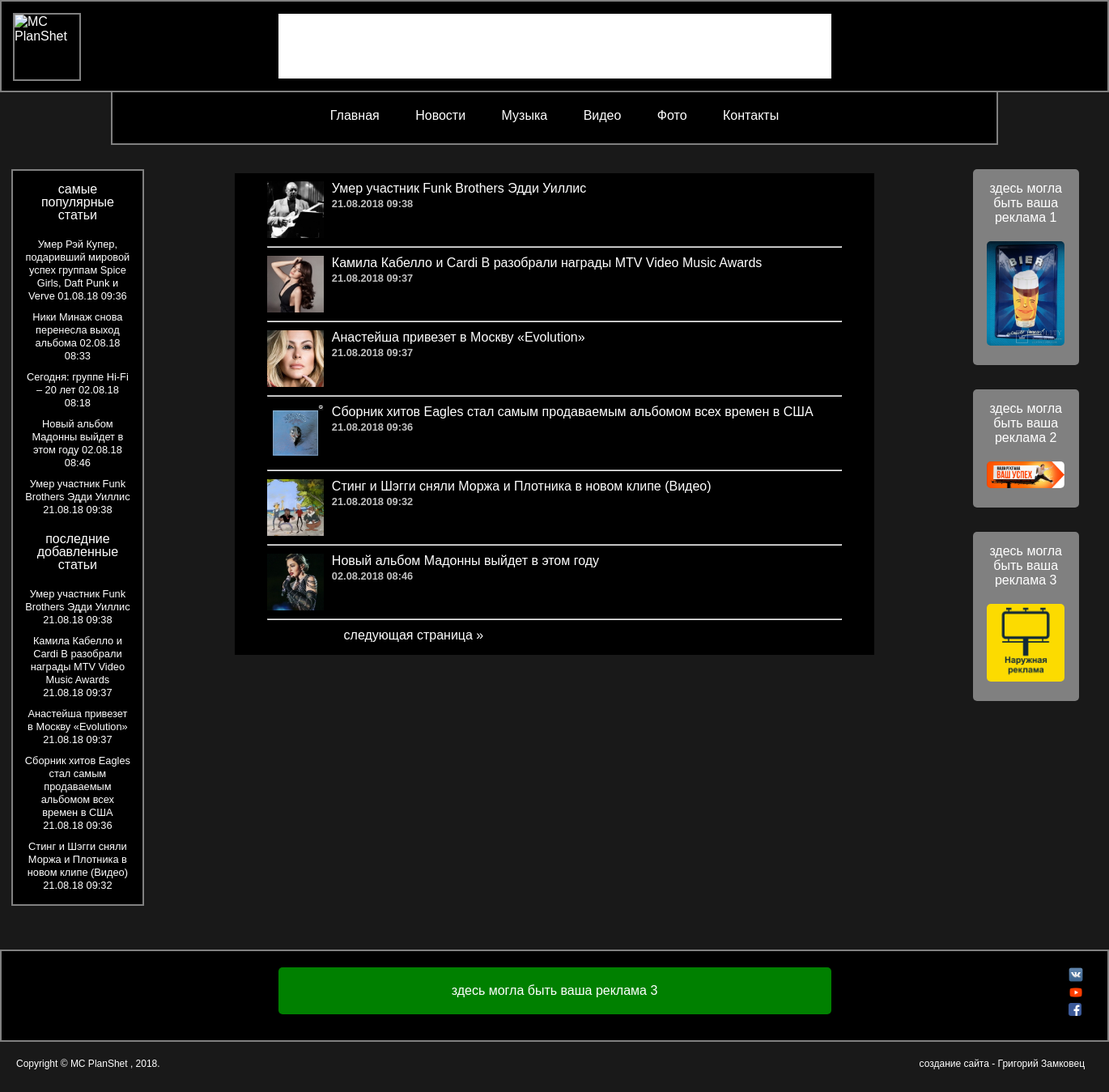
Page /news.php on the committed database.
### tables this page shows
CREATE TABLE IF NOT EXISTS `music_news` (
  `id` int(11) unsigned NOT NULL AUTO_INCREMENT,
  `title` varchar(255) NOT NULL,
  `text` text NOT NULL,
  `date` int(11) unsigned NOT NULL,
  `video_src` text NOT NULL,
  `views` int(11) NOT NULL DEFAULT '0',
  PRIMARY KEY (`id`)
);

### news.php (the view, shortened to what this page needs)
<!DOCTYPE html>
<html>
<head>
  <?php
      require_once "blocks/head.php";
  ?>
</head>
<body>
  <div class="container">
    <?php require_once "blocks/header.php" ?>
    <div class="wrapper">
      <?php require_once "blocks/newsblock.php" ?>
      <div id="center-panel">
        <div id="news-content">
          <?php
              $per_page = 6;
              $page = 1;
              $query = $db->query("SELECT COUNT(`id`) AS `total_count` FROM `music_news`");
              $total_count = $query->fetch();
              $total_count = $total_count['total_count'];
              $total_pages = ceil($total_count/$per_page);
              $offset = $per_page * $page - $per_page;
              $query = $db->query("SELECT * FROM `music_news` ORDER BY `date` DESC LIMIT $offset, $per_page");
              $musicNews = $query->fetchAll();
          ?>
          <?php if ($error_base): ?>
              <div class="error-base"><?=$error_base?></div>
          <?php else: ?>
                <?php foreach ($musicNews as $one): ?>
                  <a href="article.php?id=<?=$one['id']?>&amp;page=<?=$page?>">
                    <div class="news">
                      <img src="images/images_news/<?=$one['id']?>.jpg" alt="картинка <?=$one['id']?>" />
                      <p><?=$one['title']?></p>
                      <span><?=date("d.m.Y H:i", $one['date'])?></span>
                      <hr />
                    </div>
                  </a>
                <?php endforeach; ?>
          <?php endif; ?>
          <?php
              if ($total_pages > 1) {
                echo '<div class="paginator">';
                if ($page < $total_pages) {
                  echo '<a href="/news.php?page='.($page + 1).'">следующая страница &raquo; </a>';
                }
                echo '</div>';
              }
          ?>
        </div>
      </div>
      <?php include_once "blocks/advertizing.php" ?>
      <div class="clear"></div>
    </div>
    <?php require_once "blocks/footer.php" ?>
  </div>
</body>
</html>

### blocks/newsblock.php (shortened to what this page needs)
<div class="aside1">
    <?php
        $error_base = false;
        $db = new PDO ('mysql:host=localhost;dbname=mcplanshet_base', 'root', '');
        $db->exec("SET NAMES UTF8");
        $query = $db->query("SELECT * FROM `music_news` ORDER BY `views` DESC LIMIT 0, 5");
        $popular_news = $query->fetchAll();
        $query = $db->query("SELECT * FROM `music_news` ORDER BY `date` DESC LIMIT 0, 5");
        $last_news = $query->fetchAll();
    ?>
    <?php if ($error_base): ?>
        <div class="error-base"><?=$error_base?></div>
    <?php else: ?>
        <ul class="news-date">
            <p>самые популярные статьи</p>
        <?php foreach ($popular_news as $one): ?>
            <li><a href="article.php?id=<?=$one['id']?>&page=1"><?=$one['title']?></a> <?=date("d.m.y H:i", $one['date'])?></li>
        <?php endforeach; ?>
        </ul>
        <ul class="news-date">
            <p>последние добавленные статьи</p>
            <?php foreach ($last_news as $one): ?>
                <li><a href="article.php?id=<?=$one['id']?>&page=1"><?=$one['title']?></a> <?=date("d.m.y H:i", $one['date'])?></li>
        <?php endforeach; ?>
        </ul>
    <?php endif; ?>
</div>

### style/style1.css (style rules this page uses)
* { margin: 0; padding: 0; color: white; font-size: 100%; font-family: cursive, 'comic sans ms', sans-serif; text-decoration: none; outline: none; cursor: default; }
a, a img { cursor: pointer; }
img { max-width: 100%; height: auto; width: auto\9; }
.clear { clear: both; height: 20px; }
.container { background-color: rgba(0, 0, 0, 0.9); }
.wrapper { width: 100%; margin: auto; min-width: 1360px; -webkit-box-sizing: border-box; box-sizing: border-box; }
#center-panel { width: 72%; min-width: 979px; margin: auto; margin-top: 20px; margin-bottom: 30px; cursor: default; float: left; padding-top: 10px; }
#center-panel .paginator { clear: both; padding-bottom: 15px; }
#center-panel .paginator a { padding-left: 200px; }
.aside1 { background-color: rgb(0, 0, 0); -webkit-box-sizing: border-box; box-sizing: border-box; border: 2px solid grey; width: 12%; min-width: 163px; float: left; margin: 30px 1% 25px 1%; padding: 0 10px 10px 10px; line-height: 100%; }
.aside1 .news-date { list-style: none; text-align: center; }
.aside1 .news-date p { padding: 15px; }
.aside1 .news-date li { padding: 5px; font-size: 80%; }
#news-content { background-color: rgb(0, 0, 0); width: 80%; margin: auto; margin-top: 5px; }
#news-content .news { width: 90%; margin: auto; cursor: pointer; text-align: left; }
#news-content .news img { width: 70px; height: 70px; float: left; margin: 10px 10px 10px 0; cursor: inherit; }
#news-content .news p { padding-top: 10px; cursor: inherit; }
#news-content .news span { color: silver; font-size: 80%; font-weight: bold; cursor: inherit; }
#news-content .news hr { clear: both; margin-bottom: 0; }
#news-content .paginator { clear: both; padding-top: 10px; }
#news-content .paginator a { padding-left: 17%; }
@media (min-width: 1361px) { .wrapper { max-width: 1800px; } }

### news.php (style rules this page uses)
body { background: fixed url(/images/background_foto/1.jpg) 0% 20% no-repeat; background-size: cover; }

### rows in the picture
music_news: title "Умер Рэй Купер, подаривший мировой успех группам Spice Girls, Daft Punk и Verve", date "01.08.18 09:36"
music_news: title "Ники Минаж снова перенесла выход альбома", date "02.08.18 08:33"
music_news: title "Сегодня: группе Hi-Fi – 20 лет", date "02.08.18 08:18"
music_news: title "Новый альбом Мадонны выйдет в этом году", date "02.08.18 08:46", shows a picture, date "02.08.2018 08:46"
music_news: title "Умер участник Funk Brothers Эдди Уиллис", date "21.08.18 09:38", shows a picture, date "21.08.2018 09:38"
music_news: title "Камила Кабелло и Cardi B разобрали награды MTV Video Music Awards", date "21.08.18 09:37", shows a picture, date "21.08.2018 09:37"
music_news: title "Анастейша привезет в Москву «Evolution»", date "21.08.18 09:37", shows a picture, date "21.08.2018 09:37"
music_news: title "Сборник хитов Eagles стал самым продаваемым альбомом всех времен в США", date "21.08.18 09:36", shows a picture, date "21.08.2018 09:36"
music_news: title "Стинг и Шэгги сняли Моржа и Плотника в новом клипе (Видео)", date "21.08.18 09:32", shows a picture, date "21.08.2018 09:32"
